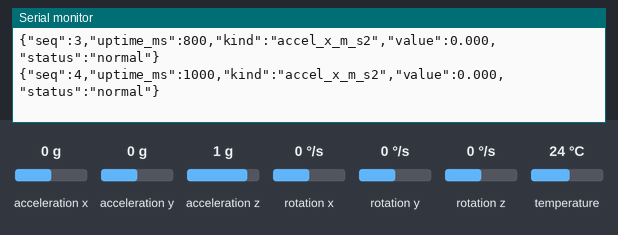
Simulated run of this sketch. Board: ESP8266 (NodeMCU). Parts: the last lines printed to the serial monitor. The inputs (shaded band) are chosen by the test bench; at power-on: acceleration x 0 g, acceleration y 0 g, acceleration z 1 g, rotation x 0 °/s, rotation y 0 °/s, rotation z 0 °/s, temperature 24 °C.

Above: at 1.2 s.
1.3 s: acceleration x set to -1.4 g
At 1.36 s:
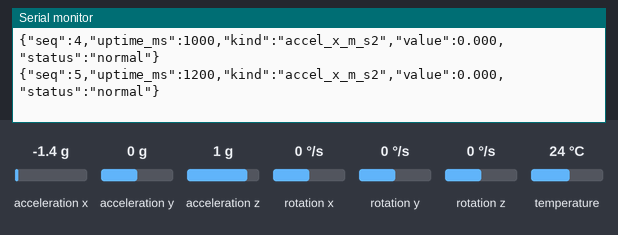
2.8 s: acceleration x set to -0.8 g
At 2.96 s:
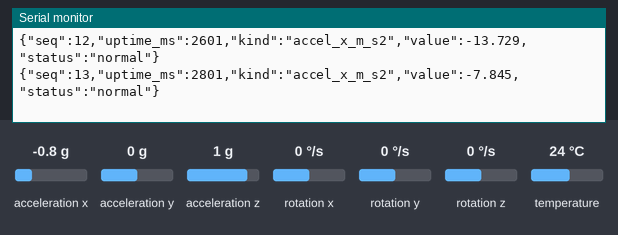
Timing chart, 0 to 5.8 s (numbered marks = the images above; inputs shaded):
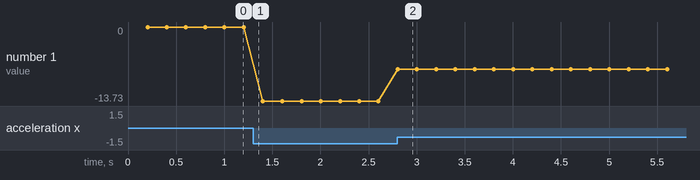

Measured:
- after the input at 2.8 s, the serial monitor: prints a new line at once (image 2)
- plotted number 1: 0 → -13.73 after the input at 1.3 s, -13.73 → -7.84 after the input at 2.8 s

The sketch:

03_motion.ino
```cpp
// 모듈의 전원 허용값·풀업 전압을 먼저 확인합니다. I2C 신호는 3.3V 기준입니다.
// SDA→D4(GPIO5), SCL→D5(GPIO6), GND 공통. 전원은 확인한 모듈 사양에 맞춥니다.
// Library Manager: Adafruit MPU6050 및 의존 라이브러리를 설치합니다.
#include <Wire.h>
#include <Adafruit_MPU6050.h>
#include <Adafruit_Sensor.h>
Adafruit_MPU6050 mpu;
bool ready=false;
unsigned long previous=0,sequence=0;
void setup(){
 Serial.begin(115200);
 Wire.begin(D4,D5);
 ready=mpu.begin(0x68,&Wire);  // AD0 상태에 따라 주소가 다르면 스캐너로 확인합니다.
 if(ready){mpu.setAccelerometerRange(MPU6050_RANGE_2_G);}
}
void loop(){
 unsigned long now=millis();if(now-previous<200)return;previous=now;
 sensors_event_t acceleration,gyro,temperature;
 bool ok=ready && mpu.getEvent(&acceleration,&gyro,&temperature);
 Serial.print("{\"seq\":");Serial.print(sequence++);
 Serial.print(",\"uptime_ms\":");Serial.print(now);
 Serial.print(",\"kind\":\"accel_x_m_s2\",\"value\":");
 if(ok)Serial.print(acceleration.acceleration.x,3);else Serial.print("null");
 Serial.println(ok?",\"status\":\"normal\"}":",\"status\":\"fault\"}");
 // 가속도에는 중력이 포함됩니다. 이 값만 두 번 적분해 이동 거리라 부르지 않습니다.
}
```
